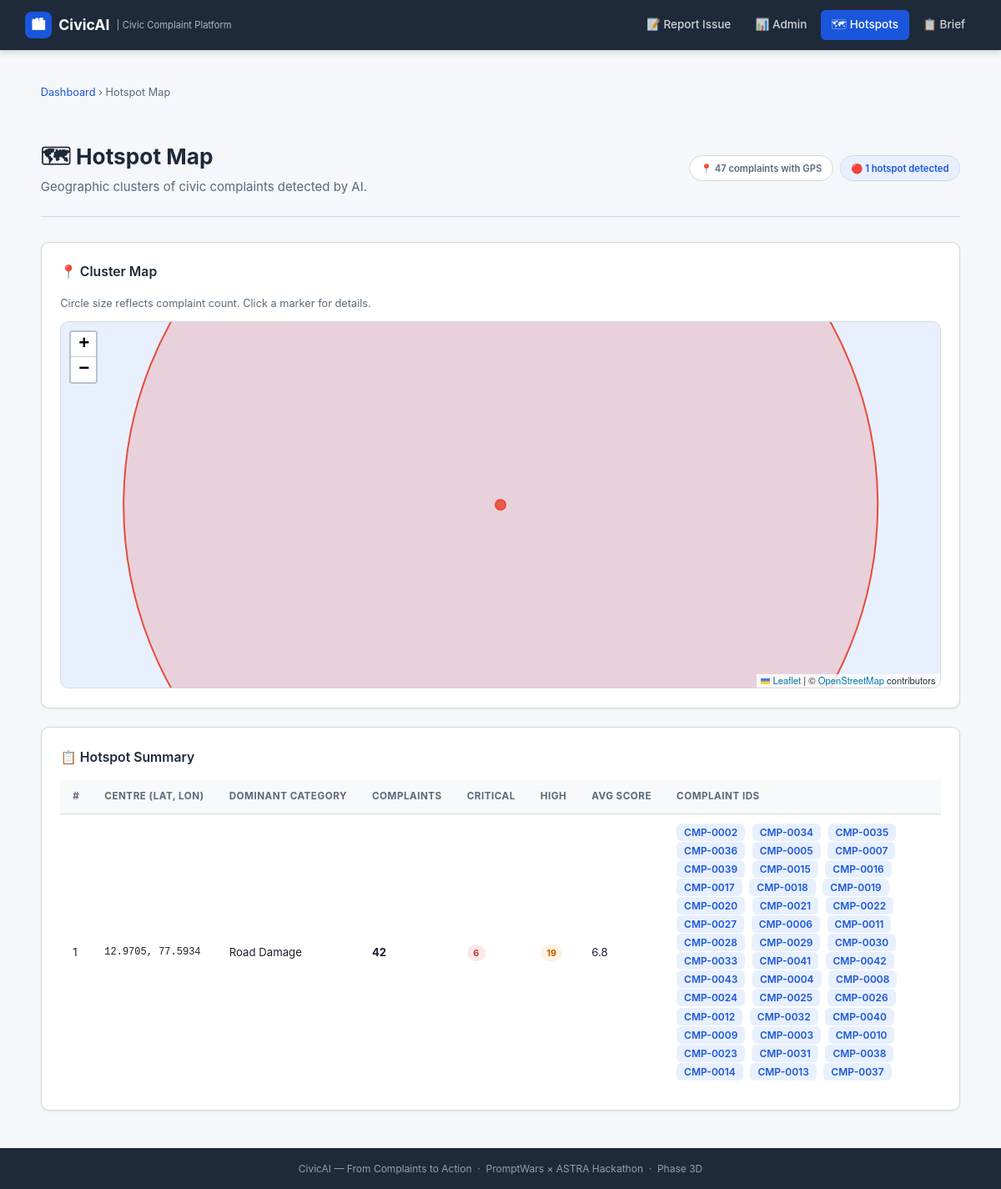
/admin/hotspots, run on the app's committed database.
### tables this page shows
CREATE TABLE complaints (
    id               INTEGER PRIMARY KEY AUTOINCREMENT,
    complaint_id     TEXT    NOT NULL UNIQUE,
    title            TEXT    NOT NULL,
    description      TEXT    NOT NULL,
    category         TEXT    NOT NULL,
    ai_category      TEXT,
    ai_summary       TEXT,
    image_path       TEXT,
    latitude         REAL,
    longitude        REAL,
    address          TEXT,
    priority_score   REAL    NOT NULL DEFAULT 0.0,
    priority_level   TEXT    NOT NULL DEFAULT 'Low',
    priority_reason  TEXT,
    status           TEXT    NOT NULL DEFAULT 'Submitted',
    department_id    INTEGER,
    assigned_officer INTEGER,
    created_at       TEXT    NOT NULL DEFAULT (datetime('now')),
    updated_at       TEXT    NOT NULL DEFAULT (datetime('now')),
    resolved_at      TEXT, ai_confidence   REAL, ai_explanation  TEXT, ai_needs_review INTEGER NOT NULL DEFAULT 0,
    FOREIGN KEY (department_id)    REFERENCES departments(id) ON DELETE SET NULL,
    FOREIGN KEY (assigned_officer) REFERENCES officers(id)    ON DELETE SET NULL
);

### routes/admin.py (the view)
@admin_bp.route("/hotspots")
def hotspots():
    geo_complaints = _get_geo_complaints()
    detector       = get_hotspot_detector()
    hotspot_list   = detector.detect([dict(c) for c in geo_complaints])
    hotspots_data = [
        {
            "center_lat":         h.center_lat,
            "center_lon":         h.center_lon,
            "complaint_ids":      h.complaint_ids,
            "count":              h.count,
            "dominant_category":  h.dominant_category,
            "radius_km":          h.radius_km,
            "critical_count":     h.critical_count,
            "high_count":         h.high_count,
            "avg_priority_score": h.avg_priority_score,
        }
        for h in hotspot_list
    ]
    return render_template(
        "admin/hotspots.html",
        hotspots=hotspot_list,          # NamedTuples for Jinja2 template iteration
        hotspots_json=hotspots_data,    # plain dicts for tojson → Leaflet JS
        total_geo=len(geo_complaints),
    )

### ai/hotspot_detector.py (called while the page is built)
def haversine_km(lat1: float, lon1: float, lat2: float, lon2: float) -> float:
    R = 6371.0
    dlat = math.radians(lat2 - lat1)
    dlon = math.radians(lon2 - lon1)
    a = (
        math.sin(dlat / 2) ** 2
        + math.cos(math.radians(lat1))
        * math.cos(math.radians(lat2))
        * math.sin(dlon / 2) ** 2
    )
    return R * 2 * math.asin(math.sqrt(a))

def _is_valid_coord(lat, lon) -> bool:
    if not isinstance(lat, (int, float)) or not isinstance(lon, (int, float)):
        return False
    if not (math.isfinite(lat) and math.isfinite(lon)):
        return False
    if not (-90.0 <= lat <= 90.0):
        return False
    if not (-180.0 <= lon <= 180.0):
        return False
    return True

def get_hotspot_detector() -> HotspotDetector:
    global _detector_instance
    if _detector_instance is None:
        _detector_instance = HotspotDetector()
    return _detector_instance

### database.py (called while the page is built)
def get_connection() -> sqlite3.Connection:
    os.makedirs(DATABASE_DIR, exist_ok=True)
    conn = sqlite3.connect(DATABASE_PATH)
    conn.row_factory = sqlite3.Row
    conn.execute("PRAGMA foreign_keys = ON;")
    return conn

@contextmanager
def db_cursor():
    conn = get_connection()
    cur  = conn.cursor()
    try:
        yield conn, cur
        conn.commit()
    except sqlite3.Error as exc:
        conn.rollback()
        logger.error("Database error: %s", exc)
        raise
    finally:
        cur.close()
        conn.close()

### routes/admin.py (called while the page is built, shortened)
def _check_admin_auth() -> None:
    if current_app.config.get("TESTING"):
        return  # bypass in test mode
    mode = current_app.config.get("ADMIN_AUTH_MODE", ADMIN_AUTH_MODE)
    if mode == "disabled":
        abort(503)

@admin_bp.before_request
def _admin_auth_before_request():
    _check_admin_auth()

def _get_geo_complaints() -> list:
    with db.db_cursor() as (conn, cur):
        cur.execute(
            """SELECT complaint_id, title, category, address,
                      latitude, longitude, priority_level, priority_score
               FROM complaints
               WHERE latitude IS NOT NULL
                 AND longitude IS NOT NULL
               ORDER BY created_at DESC;"""
        )
        return cur.fetchall()

### templates/admin/hotspots.html (shortened to what this page needs)
{% extends "base.html" %}
{% block extra_head %}
  <link rel="stylesheet"
        href="https://unpkg.com/leaflet@1.9.4/dist/leaflet.css"
>
{% endblock %}
{% block content %}
<div class="container">
  <nav aria-label="Breadcrumb" style="margin-bottom:1rem;font-size:.85rem;color:var(--text-muted);">
    <a href="{{ url_for('admin.dashboard') }}">Dashboard</a>
    &rsaquo;
    <span>Hotspot Map</span>
  </nav>
  <div class="page-header">
    <div class="flex justify-between items-center" style="flex-wrap:wrap;gap:1rem;">
      <div>
        <h1>🗺 Hotspot Map</h1>
        <p>Geographic clusters of civic complaints detected by AI.</p>
      </div>
      <div class="flex gap-1" style="flex-wrap:wrap;align-items:center;">
        <span class="badge" style="background:var(--surface);color:var(--text-muted);border:1px solid var(--border);padding:.35rem .85rem;">
          📍 {{ total_geo }} complaint{{ 's' if total_geo != 1 else '' }} with GPS
        </span>
        <span class="badge" style="background:var(--brand-light);color:var(--brand-blue);border:1px solid var(--border);padding:.35rem .85rem;">
          🔴 {{ hotspots | length }} hotspot{{ 's' if (hotspots | length) != 1 else '' }} detected
        </span>
      </div>
    </div>
  </div>
  {% if not hotspots %}
  <div class="card">
    <div class="hotspot-empty">
      <div class="empty-icon">🗺</div>
      <h3>No hotspots detected yet</h3>
      <p>
        A hotspot requires at least
        <strong>{{ config.AI_HOTSPOT_MIN_COMPLAINTS if config is defined else 3 }} complaints</strong>
        within a <strong>0.5 km radius</strong>.
        {% if total_geo == 0 %}
          There are currently no complaints with GPS coordinates.
          Ask citizens to enable location sharing when submitting complaints.
        {% else %}
          There {{ 'are' if total_geo != 1 else 'is' }} currently
          <strong>{{ total_geo }}</strong> geo-located complaint{{ 's' if total_geo != 1 else '' }},
          but none form a dense enough cluster.
        {% endif %}
      </p>
    </div>
  </div>
  {% else %}
  <div class="card" style="margin-bottom:1.5rem;">
    <h2 class="card-title">📍 Cluster Map</h2>
    <p style="font-size:.85rem;color:var(--text-muted);margin-bottom:.75rem;">
      Circle size reflects complaint count. Click a marker for details.
    </p>
    <div id="hotspot-map" aria-label="Hotspot cluster map"></div>
  </div>
  <div class="card">
    <h2 class="card-title">📋 Hotspot Summary</h2>
    <div style="overflow-x:auto;">
      <table class="data-table" style="width:100%;">
        <thead>
          <tr>
            <th>#</th>
            <th>Centre (lat, lon)</th>
            <th>Dominant Category</th>
            <th>Complaints</th>
            <th>Critical</th>
            <th>High</th>
            <th>Avg Score</th>
            <th>Complaint IDs</th>
          </tr>
        </thead>
        <tbody>
          {% for h in hotspots %}
          <tr>
            <td>{{ loop.index }}</td>
            <td style="font-family:monospace;font-size:.8rem;">
              {{ "%.4f"|format(h.center_lat) }},&nbsp;{{ "%.4f"|format(h.center_lon) }}
            </td>
            <td>{{ h.dominant_category | e }}</td>
            <td><strong>{{ h.count }}</strong></td>
            <td>
              {% if h.critical_count > 0 %}
                <span class="priority-pill pill-critical">{{ h.critical_count }}</span>
              {% else %}
                <span style="color:var(--text-muted);">—</span>
              {% endif %}
            </td>
            <td>
              {% if h.high_count > 0 %}
                <span class="priority-pill pill-high">{{ h.high_count }}</span>
              {% else %}
                <span style="color:var(--text-muted);">—</span>
              {% endif %}
            </td>
            <td>{{ "%.1f"|format(h.avg_priority_score) }}</td>
            <td class="hotspot-ids">
              {% for cid in h.complaint_ids %}
                <a href="{{ url_for('admin.complaint_detail', complaint_id=cid) }}"
                   class="action-link">{{ cid | e }}</a>
              {% endfor %}
            </td>
          </tr>
          {% endfor %}
        </tbody>
      </table>
    </div>
  </div>
  {% endif %}
</div>
{% endblock %}

### templates/base.html (shortened to what this page needs)
<!DOCTYPE html>
<html lang="en">
<head>
  <link rel="stylesheet" href="{{ url_for('static', filename='css/main.css') }}">
  <link rel="stylesheet" href="{{ url_for('static', filename='css/admin.css') }}">
  {% block extra_head %}{% endblock %}
</head>
<body class="page-wrap">
  <nav class="navbar" role="navigation" aria-label="Main navigation">
    <div class="navbar-inner">
      <a href="{{ url_for('index') }}" class="navbar-brand" aria-label="CivicAI Home">
        <span class="brand-icon" aria-hidden="true">🏙</span>
        CivicAI
        <span class="tagline">| Civic Complaint Platform</span>
      </a>
      <div class="navbar-links">
        <a href="{{ url_for('submit.complaint_form') }}"
           class="nav-link {% if request.endpoint and request.endpoint.startswith('submit.') %}active{% endif %}">
          📝 Report Issue
        </a>
        <a href="{{ url_for('admin.dashboard') }}"
           class="nav-link {% if request.endpoint == 'admin.dashboard' or request.endpoint == 'admin.complaint_detail' %}active{% endif %}">
          📊 Admin
        </a>
        <a href="{{ url_for('admin.hotspots') }}"
           class="nav-link {% if request.endpoint == 'admin.hotspots' %}active{% endif %}">
          🗺 Hotspots
        </a>
        <a href="{{ url_for('admin.action_brief') }}"
           class="nav-link {% if request.endpoint == 'admin.action_brief' or request.endpoint == 'admin.action_brief_generate' %}active{% endif %}">
          📋 Brief
        </a>
      </div>
    </div>
  </nav>
  <div class="container" style="padding-top:.75rem;">
  </div>
  <main>
    {% block content %}{% endblock %}
  </main>
  <footer>
    <div class="container">
      CivicAI &mdash; From Complaints to Action &nbsp;&middot;&nbsp; PromptWars &times; ASTRA Hackathon
      &nbsp;&middot;&nbsp; Phase 3D
    </div>
  </footer>
</body>
</html>

### static/css/main.css (style rules this page uses)
*, *::before, *::after { box-sizing: border-box; margin: 0; padding: 0; }
:root { --brand-blue: #1a56db; --brand-dark: #1e2a3a; --brand-light: #e8f0fe; --accent-green: #0d9f6e; --accent-orange: #e3760e; --accent-red: #e02020; --accent-purple: #6b46c1; --bg: #f5f7fa; --surface: #ffffff; --border: #d1d9e0; --text: #1a202c; --text-muted: #5a6a7a; --shadow-sm: 0 1px 3px rgba(0,0,0,.08); --shadow-md: 0 4px 12px rgba(0,0,0,.10); --radius-sm: 6px; --radius-md: 10px; --radius-lg: 16px; --font: -apple-system, "Segoe UI", system-ui, sans-serif; --font-mono: "Cascadia Code", "Fira Code", monospace; }
html { font-size: 15px; scroll-behavior: smooth; }
body { font-family: var(--font); background: var(--bg); color: var(--text); line-height: 1.6; min-height: 100vh; }
a { color: var(--brand-blue); text-decoration: none; }
.container { max-width: 1140px; margin: 0 auto; padding: 0 1.25rem; }
.page-wrap { min-height: 100vh; display: flex; flex-direction: column; }
main { flex: 1; padding: 2rem 0 3rem; }
.navbar { background: var(--brand-dark); color: #fff; padding: 0 1.25rem; position: sticky; top: 0; z-index: 100; box-shadow: 0 2px 8px rgba(0,0,0,.18); }
.navbar-inner { max-width: 1140px; margin: 0 auto; display: flex; align-items: center; justify-content: space-between; height: 60px; gap: 1rem; }
.navbar-brand { display: flex; align-items: center; gap: .55rem; font-size: 1.18rem; font-weight: 700; color: #fff; white-space: nowrap; }
.navbar-brand .brand-icon { width: 32px; height: 32px; background: var(--brand-blue); border-radius: 8px; display: flex; align-items: center; justify-content: center; font-size: 1rem; }
.navbar-brand span.tagline { font-size: .75rem; font-weight: 400; opacity: .65; display: none; }
.navbar-links { display: flex; gap: .25rem; align-items: center; }
.nav-link { color: rgba(255,255,255,.8); padding: .45rem .85rem; border-radius: var(--radius-sm); font-size: .9rem; font-weight: 500; transition: background .15s, color .15s; }
.nav-link.active { background: var(--brand-blue); color: #fff; }
footer { background: var(--brand-dark); color: rgba(255,255,255,.55); text-align: center; padding: 1rem; font-size: .8rem; }
.page-header { padding: 2rem 0 1.5rem; border-bottom: 1px solid var(--border); margin-bottom: 2rem; }
.page-header h1 { font-size: 1.75rem; font-weight: 700; color: var(--brand-dark); margin-bottom: .25rem; }
.page-header p { color: var(--text-muted); }
.card { background: var(--surface); border: 1px solid var(--border); border-radius: var(--radius-md); padding: 1.5rem; box-shadow: var(--shadow-sm); }
.card-title { font-size: 1.05rem; font-weight: 600; margin-bottom: 1rem; color: var(--brand-dark); }
.badge { display: inline-flex; align-items: center; padding: .2rem .65rem; border-radius: 999px; font-size: .75rem; font-weight: 600; white-space: nowrap; }
table { width: 100%; border-collapse: collapse; background: var(--surface); font-size: .88rem; }
thead th { background: #f8f9fb; padding: .7rem 1rem; text-align: left; font-size: .78rem; font-weight: 700; text-transform: uppercase; letter-spacing: .04em; color: var(--text-muted); border-bottom: 1px solid var(--border); white-space: nowrap; }
tbody td { padding: .75rem 1rem; border-bottom: 1px solid #f0f2f5; vertical-align: middle; }
tbody tr:last-child td { border-bottom: none; }
.flex { display: flex; }
.gap-1 { gap: .5rem; }
.items-center { align-items: center; }
.justify-between { justify-content: space-between; }
@media (min-width: 640px) { .navbar-brand span.tagline { display: inline; } }

### static/css/admin.css (style rules this page uses)
.action-link { font-size: .8rem; font-weight: 600; padding: .2rem .6rem; border-radius: var(--radius-sm); background: var(--brand-light); color: var(--brand-blue); }

### templates/admin/hotspots.html (style rules this page uses)
#hotspot-map { width: 100%; height: 440px; border: 1px solid var(--border); border-radius: var(--radius-md); background: #e8f0fe; }
.priority-pill { display: inline-block; padding: .15rem .5rem; border-radius: 9999px; font-size: .72rem; font-weight: 700; line-height: 1.4; }
.pill-critical { background:#fde8e8; color:#c0392b; }
.pill-high { background:#fef3e2; color:#d35400; }
.hotspot-ids { font-size: .78rem; line-height: 1.8; }
.hotspot-ids a { margin-right: .35rem; }

### data on the page
complaints: center_lat "12.9705", center_lon "77.5934", dominant_category "Road Damage", count "42", critical_count "6", high_count "19", avg_priority_score "6.8", complaint "CMP-0020"
complaints: complaint "CMP-0002"
complaints: complaint "CMP-0034"
complaints: complaint "CMP-0035"
complaints: complaint "CMP-0036"
complaints: complaint "CMP-0005"
complaints: complaint "CMP-0007"
complaints: complaint "CMP-0039"
complaints: complaint "CMP-0015"
complaints: complaint "CMP-0016"
complaints: complaint "CMP-0017"
complaints: complaint "CMP-0018"
complaints: complaint "CMP-0019"
complaints: complaint "CMP-0021"
complaints: complaint "CMP-0022"
complaints: complaint "CMP-0027"
complaints: complaint "CMP-0006"
complaints: complaint "CMP-0011"
complaints: complaint "CMP-0028"
complaints: complaint "CMP-0029"
complaints: complaint "CMP-0030"
complaints: complaint "CMP-0033"
complaints: complaint "CMP-0041"
complaints: complaint "CMP-0042"
complaints: complaint "CMP-0043"
complaints: complaint "CMP-0004"
complaints: complaint "CMP-0008"
complaints: complaint "CMP-0024"
complaints: complaint "CMP-0025"
complaints: complaint "CMP-0026"
complaints: complaint "CMP-0012"
complaints: complaint "CMP-0032"
complaints: complaint "CMP-0040"
complaints: complaint "CMP-0009"
complaints: complaint "CMP-0003"
complaints: complaint "CMP-0010"
complaints: complaint "CMP-0023"
complaints: complaint "CMP-0031"
complaints: complaint "CMP-0038"
complaints: complaint "CMP-0014"
complaints: complaint "CMP-0013"
complaints: complaint "CMP-0037"

### other printed values
{{ total_geo }} "47"
{{ 's' if total_geo != 1 else '' }} "s"
{{ hotspots | length }} "1"
